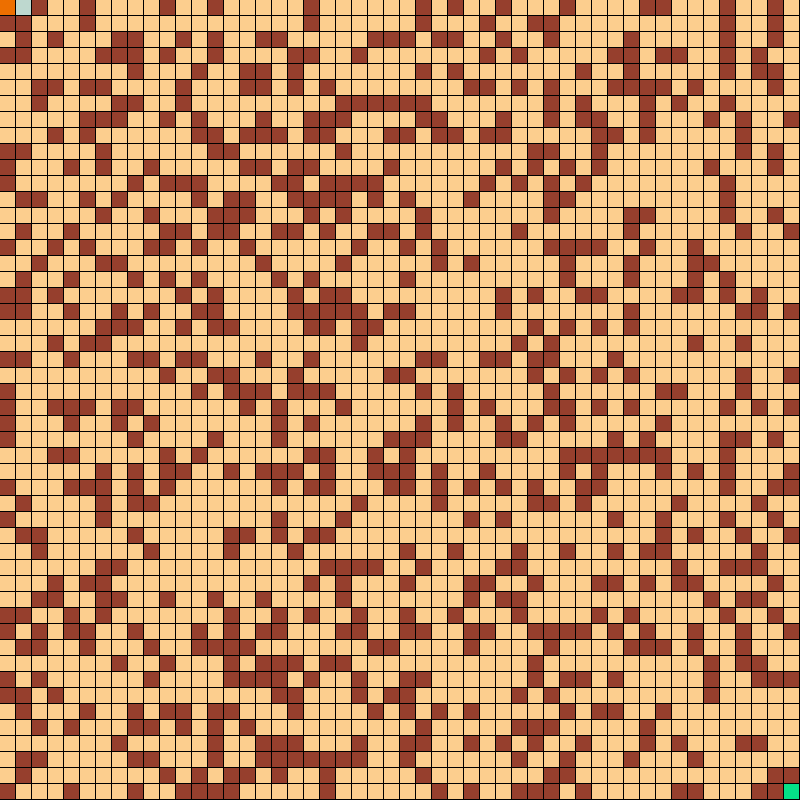
Frame 1 (no input)
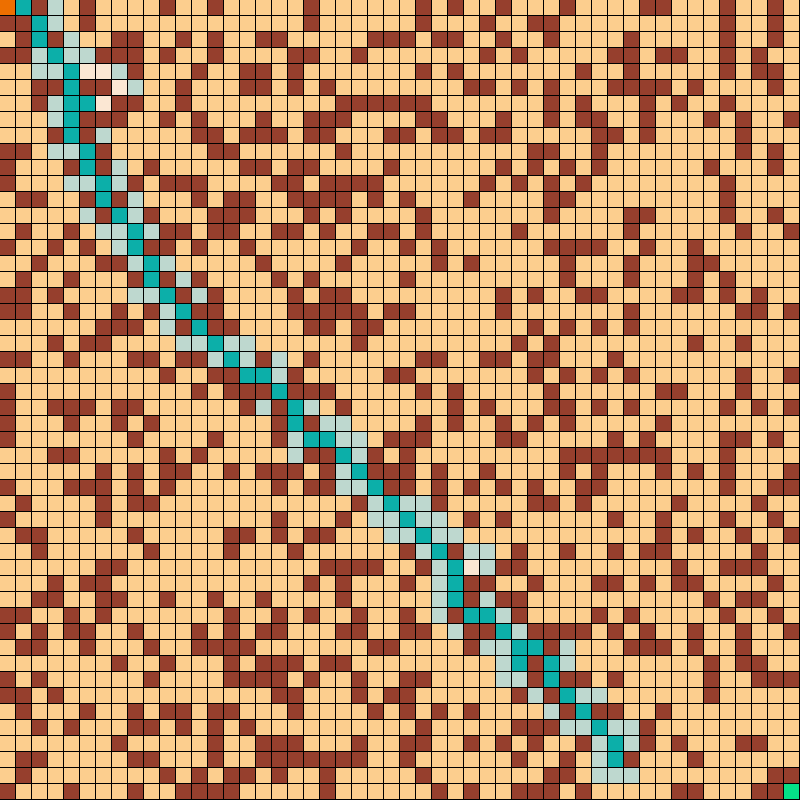
Frame 60 (the mouse pressed at the canvas centre just before this capture)
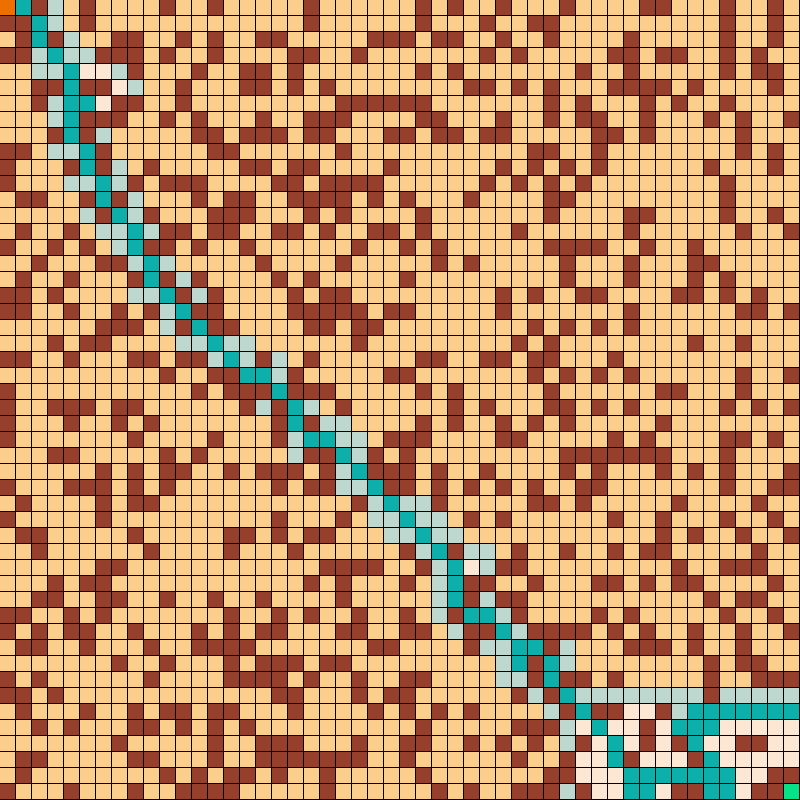
Frame 120 (the mouse held since frame 60 and released just before this capture)

The Processing sketch that drew these frames (run headless with seeded random() and noise(); from frame 60 on, the mouse is pressed at the canvas centre):

// Processing sketch: a_star
// ── a_star.pde
int cols = 50;
int rows = 50;
float w;
float h;

Cell[][] grid = new Cell[rows][cols];
ArrayList<Cell> openSet = new ArrayList<Cell>();
ArrayList<Cell> closedSet = new ArrayList<Cell>();

Cell start;
Cell end;
ArrayList<Cell> path = new ArrayList<Cell>();

float heuristic(Cell a, Cell b) {
  //return dist(a.x, a.y, b.x, b.y); 
  return abs(a.x - b.x) + abs(a.y - b.y);
}

void setup() {
  size(800, 800);
  println("Starting A* with " + rows + "x" + cols + " grid.");
  
  w = width / cols;
  h = height / rows;
  
  for (int i = 0; i < rows; i++) {
    for (int j = 0; j < cols; j++) {
      grid[i][j] = new Cell(i, j, w, h);
    }
  }
  
  // add neighbours for each cell
  for (int i = 0; i < rows; i++) {
    for (int j = 0; j < cols; j++) {
      grid[i][j].addNeighbours(grid);
    }
  }
  
  //start = grid[int(random(0, rows - 1))][int(random(0, cols - 1))];
  //end = grid[int(random(0, rows - 1))][int(random(0, cols - 1))];
  start = grid[0][0];
  end = grid[rows - 1][cols - 1];
  start.obstacle = false;
  end.obstacle = false;
  
  openSet.add(start);
}

void draw() {  
  if (openSet.size() > 0) {
    // we can keep going
    
    // get open node with lowest f-score
    int lowestIndex = 0;
    for (int i = 0; i < openSet.size(); i++) {
      if (openSet.get(i).f < openSet.get(lowestIndex).f) {
        lowestIndex = i;
      }
    }
    
    Cell current = openSet.get(lowestIndex);
    
    if (current == end) {
      // found it
      println("Done!");
      noLoop();
    } else {
      // remove current from open and add to closed
      openSet.remove(current);
      closedSet.add(current);
      
      // check neighbours
      ArrayList<Cell> neighbours = current.neighbours;
      for (int i = 0; i < neighbours.size(); i++) {
        Cell neighbour = neighbours.get(i);
        
        // check if neighbour in closed set
        // can use binary tree for more efficiency
        if (closedSet.lastIndexOf(neighbour) == -1 && !neighbour.obstacle) {
          float tempG = current.g + 1;
          
          // check if new G-score is lower than older (if any) - if so, this is the new fastest path
          if (openSet.lastIndexOf(neighbour) != -1) {
            if (tempG < neighbour.g) {
              neighbour.g = tempG;
            }
          // add neighbour to open set
          } else {
            neighbour.g = tempG;
            openSet.add(neighbour);
          }
          neighbour.h = heuristic(neighbour, end);
          neighbour.f = neighbour.g + neighbour.h;
          neighbour.cameFrom = current;
        }
      }
      
      // trace back path
      path.clear();
      path.add(current);
      while (current.cameFrom != null) {
        path.add(current.cameFrom);
        current = current.cameFrom;
      }
    }
    
  } else {
    // no solution
    print("No solution.");
    noLoop();
    return;
  }
  
  // *** Draw cells *** //
  background(0);
  for (int i = 0; i < rows; i++) {
    for (int j = 0; j < cols; j++) {
      grid[i][j].show(color(#FCCE8E));
    }
  }
  
  for (int i = 0; i < closedSet.size(); i++) {
    closedSet.get(i).show(color(#FBE7D3));
  }
  
  for (int i = 0; i < openSet.size(); i++) {
    openSet.get(i).show(color(#BED8CF));
  }
  
  for (int i = 0; i < path.size(); i++) {
    path.get(i).show(color(#0CAFA9)); 
  }
  
  start.show(color(#ED6F00));
  end.show(color(#05E288));
}

// ── Cell.pde
class Cell {
  int x;
  int y;
  
  float f;
  float g;
  float h;
  
  float wc;
  float hc;
  
  boolean obstacle = false;
  
  ArrayList<Cell> neighbours = new ArrayList<Cell>();
  Cell cameFrom = null;
  
  Cell(int x, int y, float wc, float hc) {
    this.x = x;
    this.y = y;
    this.wc = wc;
    this.hc = hc;
    
    if (random(1) < 0.3) {
      this.obstacle = true;
    }
  }
  
  void show(color col) {
    if (this.obstacle) {
      fill(#963F2D);
    } else {
      fill(col);
    }
    noStroke();
    rect(this.x * this.wc, this.y * this.hc, this.wc - 1, this.hc - 1);
  }
  
  void addNeighbours(Cell[][] grid) {
    ArrayList<Integer> xVals = new ArrayList<Integer>();
    ArrayList<Integer> yVals = new ArrayList<Integer>();
    xVals.add(0);
    yVals.add(0);
    
    if (this.x > 0) { xVals.add(-1); }
    if (this.x < grid[0].length - 1) { xVals.add(1); }
    if (this.y > 0) { yVals.add(-1); }
    if (this.y < grid.length - 1) { yVals.add(1); }
    
    for (int i = 0; i < xVals.size(); i++) {
      for (int j = 0; j < yVals.size(); j++) {
        int x = this.x + xVals.get(i);
        int y = this.y + yVals.get(j);
        this.neighbours.add(grid[x][y]);
      }
    }
    
    //if (this.x > 0) { this.neighbours.add(grid[this.x - 1][this.y]); }
    //if (this.x < grid[0].length - 1) { this.neighbours.add(grid[this.x + 1][this.y]); }
    //if (this.y > 0) { this.neighbours.add(grid[this.x][this.y - 1]); }
    //if (this.y < grid.length - 1) { this.neighbours.add(grid[this.x][this.y + 1]); }
  }
}
